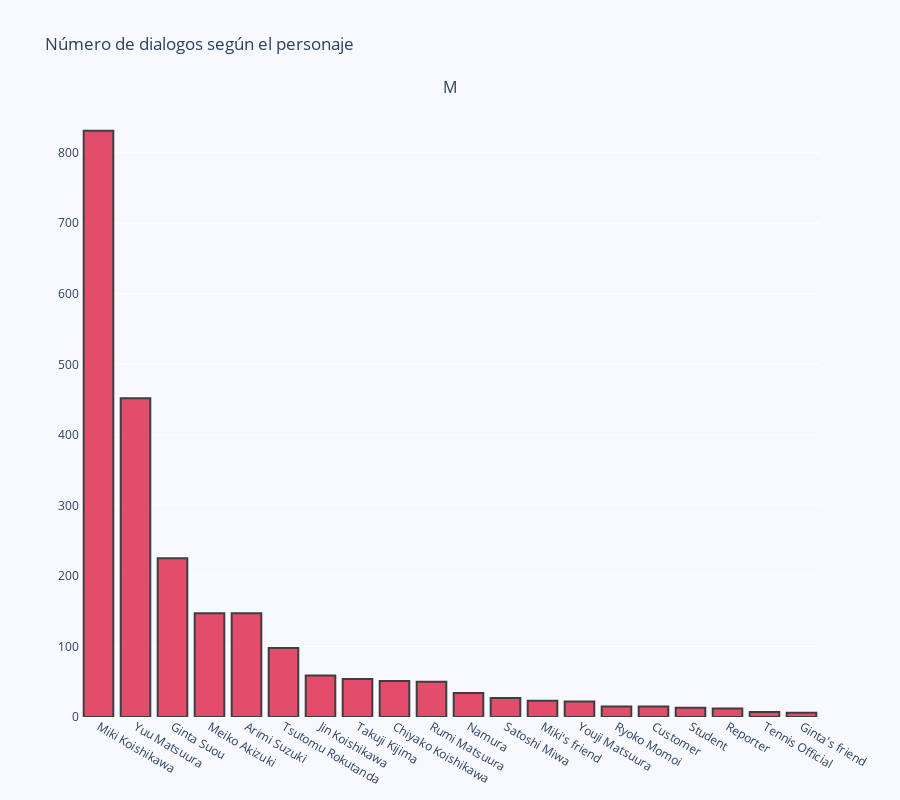

The notebook cell saved with this chart:
### Code cell
fig['layout'].update(showlegend=False ,height=800,title="Número de dialogos según el personaje",paper_bgcolor='rgb(248, 248, 255)',
    plot_bgcolor='rgb(248, 248, 255)')

iplot(fig)

### Figure 1 — Plotly figure (JSON) as saved in the notebook; plotly's stock layout.template omitted (floating-point values rounded to 4 significant figures)
{"data": [{"marker": {"color": "crimson", "line": {"color": "black", "width": 2}}, "opacity": 0.75, "type": "bar", "x": ["Miki Koishikawa", "Yuu Matsuura", "Ginta Suou", "Meiko Akizuki", "Arimi Suzuki", "Tsutomu Rokutanda", "Jin Koishikawa", "Takuji Kijima", "Chiyako Koishikawa", "Rumi Matsuura", "Namura", "Satoshi Miwa", "Miki's friend", "Youji Matsuura", "Ryoko Momoi", "Customer", "Student", "Reporter", "Tennis Official", "Ginta's friend"], "xaxis": "x", "y": [831, 452, 225, 147, 147, 98, 59, 54, 51, 50, 34, 27, 23, 22, 15, 15, 13, 12, 7, 6], "yaxis": "y"}], "layout": {"annotations": [{"font": {"size": 16}, "showarrow": false, "text": "M", "x": 0.5, "xanchor": "center", "xref": "paper", "y": 1, "yanchor": "bottom", "yref": "paper"}], "height": 800, "paper_bgcolor": "rgb(248, 248, 255)", "plot_bgcolor": "rgb(248, 248, 255)", "showlegend": false, "title": {"text": "Número de dialogos según el personaje"}, "xaxis": {"anchor": "y", "domain": [0, 1]}, "yaxis": {"anchor": "x", "domain": [0, 1]}}}
